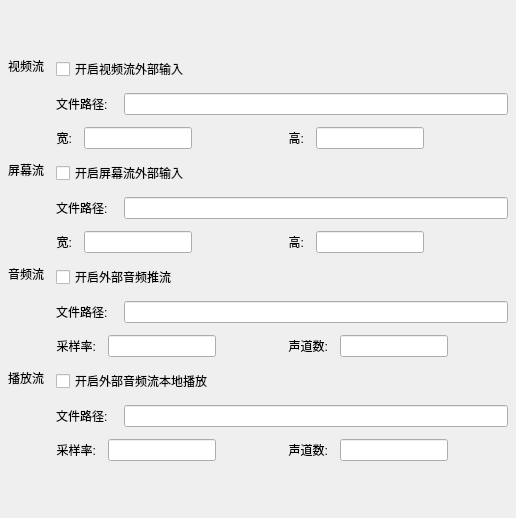
<?xml version="1.0" encoding="UTF-8"?>
<ui version="4.0">
 <class>ExternalSourceWidget</class>
 <widget class="QWidget" name="ExternalSourceWidget">
  <property name="enabled">
   <bool>true</bool>
  </property>
  <property name="geometry">
   <rect>
    <x>0</x>
    <y>0</y>
    <width>516</width>
    <height>518</height>
   </rect>
  </property>
  <property name="windowTitle">
   <string>外部输入设置</string>
  </property>
  <layout class="QVBoxLayout" name="verticalLayout_5">
   <property name="spacing">
    <number>12</number>
   </property>
   <property name="leftMargin">
    <number>0</number>
   </property>
   <property name="topMargin">
    <number>0</number>
   </property>
   <property name="rightMargin">
    <number>0</number>
   </property>
   <property name="bottomMargin">
    <number>0</number>
   </property>
   <item>
    <layout class="QGridLayout" name="gridLayout" columnstretch="0,0">
     <property name="leftMargin">
      <number>8</number>
     </property>
     <property name="topMargin">
      <number>8</number>
     </property>
     <property name="rightMargin">
      <number>8</number>
     </property>
     <property name="bottomMargin">
      <number>8</number>
     </property>
     <property name="spacing">
      <number>12</number>
     </property>
     <item row="3" column="1">
      <layout class="QVBoxLayout" name="verticalLayout_4">
       <item>
        <widget class="QCheckBox" name="enableExternalAudioPlayout">
         <property name="text">
          <string>开启外部音频流本地播放</string>
         </property>
        </widget>
       </item>
       <item>
        <layout class="QHBoxLayout" name="horizontalLayout_7">
         <property name="spacing">
          <number>16</number>
         </property>
         <item>
          <widget class="QLabel" name="label_14">
           <property name="text">
            <string>文件路径:</string>
           </property>
          </widget>
         </item>
         <item>
          <widget class="QLineEdit" name="externalAudioPlayoutFilePath">
           <property name="sizePolicy">
            <sizepolicy hsizetype="Expanding" vsizetype="Fixed">
             <horstretch>0</horstretch>
             <verstretch>0</verstretch>
            </sizepolicy>
           </property>
           <property name="minimumSize">
            <size>
             <width>0</width>
             <height>0</height>
            </size>
           </property>
          </widget>
         </item>
        </layout>
       </item>
       <item>
        <layout class="QHBoxLayout" name="horizontalLayout_14">
         <item>
          <widget class="QLabel" name="label_24">
           <property name="text">
            <string>采样率:</string>
           </property>
           <property name="alignment">
            <set>Qt::AlignRight|Qt::AlignTrailing|Qt::AlignVCenter</set>
           </property>
          </widget>
         </item>
         <item>
          <widget class="QLineEdit" name="externalAudioPlayoutSampleRate">
           <property name="sizePolicy">
            <sizepolicy hsizetype="Expanding" vsizetype="Fixed">
             <horstretch>0</horstretch>
             <verstretch>0</verstretch>
            </sizepolicy>
           </property>
          </widget>
         </item>
         <item>
          <spacer name="horizontalSpacer_15">
           <property name="orientation">
            <enum>Qt::Horizontal</enum>
           </property>
           <property name="sizeType">
            <enum>QSizePolicy::Expanding</enum>
           </property>
           <property name="sizeHint" stdset="0">
            <size>
             <width>40</width>
             <height>20</height>
            </size>
           </property>
          </spacer>
         </item>
         <item>
          <widget class="QLabel" name="label_25">
           <property name="text">
            <string>声道数:</string>
           </property>
           <property name="alignment">
            <set>Qt::AlignRight|Qt::AlignTrailing|Qt::AlignVCenter</set>
           </property>
          </widget>
         </item>
         <item>
          <widget class="QLineEdit" name="externalAudioPlayoutChannels"/>
         </item>
         <item>
          <spacer name="horizontalSpacer_16">
           <property name="orientation">
            <enum>Qt::Horizontal</enum>
           </property>
           <property name="sizeHint" stdset="0">
            <size>
             <width>40</width>
             <height>20</height>
            </size>
           </property>
          </spacer>
         </item>
        </layout>
       </item>
      </layout>
     </item>
     <item row="2" column="0">
      <widget class="QLabel" name="label_9">
       <property name="sizePolicy">
        <sizepolicy hsizetype="Fixed" vsizetype="Preferred">
         <horstretch>0</horstretch>
         <verstretch>0</verstretch>
        </sizepolicy>
       </property>
       <property name="text">
        <string>音频流</string>
       </property>
       <property name="alignment">
        <set>Qt::AlignLeading|Qt::AlignLeft|Qt::AlignTop</set>
       </property>
       <property name="margin">
        <number>6</number>
       </property>
      </widget>
     </item>
     <item row="1" column="1">
      <layout class="QVBoxLayout" name="verticalLayout_2">
       <item>
        <widget class="QCheckBox" name="enableExternalScreenSource">
         <property name="text">
          <string>开启屏幕流外部输入</string>
         </property>
        </widget>
       </item>
       <item>
        <layout class="QHBoxLayout" name="horizontalLayout_3">
         <property name="spacing">
          <number>16</number>
         </property>
         <item>
          <widget class="QLabel" name="label_6">
           <property name="text">
            <string>文件路径:</string>
           </property>
          </widget>
         </item>
         <item>
          <widget class="QLineEdit" name="externalScreenSourceFilePath"/>
         </item>
        </layout>
       </item>
       <item>
        <layout class="QHBoxLayout" name="horizontalLayout_11" stretch="0,0,0,0,0,0">
         <item>
          <widget class="QLabel" name="label_19">
           <property name="text">
            <string>宽:</string>
           </property>
           <property name="alignment">
            <set>Qt::AlignRight|Qt::AlignTrailing|Qt::AlignVCenter</set>
           </property>
          </widget>
         </item>
         <item>
          <widget class="QLineEdit" name="externalScreenSourceWidth">
           <property name="sizePolicy">
            <sizepolicy hsizetype="Preferred" vsizetype="Fixed">
             <horstretch>0</horstretch>
             <verstretch>0</verstretch>
            </sizepolicy>
           </property>
          </widget>
         </item>
         <item>
          <spacer name="horizontalSpacer_12">
           <property name="orientation">
            <enum>Qt::Horizontal</enum>
           </property>
           <property name="sizeType">
            <enum>QSizePolicy::Expanding</enum>
           </property>
           <property name="sizeHint" stdset="0">
            <size>
             <width>40</width>
             <height>20</height>
            </size>
           </property>
          </spacer>
         </item>
         <item>
          <widget class="QLabel" name="label_20">
           <property name="sizePolicy">
            <sizepolicy hsizetype="Preferred" vsizetype="Preferred">
             <horstretch>0</horstretch>
             <verstretch>0</verstretch>
            </sizepolicy>
           </property>
           <property name="text">
            <string>高:</string>
           </property>
           <property name="alignment">
            <set>Qt::AlignRight|Qt::AlignTrailing|Qt::AlignVCenter</set>
           </property>
           <property name="margin">
            <number>0</number>
           </property>
          </widget>
         </item>
         <item>
          <widget class="QLineEdit" name="externalScreenSourceHeight">
           <property name="sizePolicy">
            <sizepolicy hsizetype="Preferred" vsizetype="Fixed">
             <horstretch>0</horstretch>
             <verstretch>0</verstretch>
            </sizepolicy>
           </property>
          </widget>
         </item>
         <item>
          <spacer name="horizontalSpacer_11">
           <property name="orientation">
            <enum>Qt::Horizontal</enum>
           </property>
           <property name="sizeType">
            <enum>QSizePolicy::Expanding</enum>
           </property>
           <property name="sizeHint" stdset="0">
            <size>
             <width>40</width>
             <height>20</height>
            </size>
           </property>
          </spacer>
         </item>
        </layout>
       </item>
      </layout>
     </item>
     <item row="0" column="1">
      <layout class="QVBoxLayout" name="verticalLayout">
       <item>
        <widget class="QCheckBox" name="enableExternalVideoSource">
         <property name="text">
          <string>开启视频流外部输入</string>
         </property>
        </widget>
       </item>
       <item>
        <layout class="QHBoxLayout" name="horizontalLayout">
         <property name="spacing">
          <number>16</number>
         </property>
         <item>
          <widget class="QLabel" name="label_2">
           <property name="text">
            <string>文件路径:</string>
           </property>
          </widget>
         </item>
         <item>
          <widget class="QLineEdit" name="externalVideoSourceFilePath"/>
         </item>
        </layout>
       </item>
       <item>
        <layout class="QHBoxLayout" name="horizontalLayout_10" stretch="0,0,0,0,0,0">
         <item>
          <widget class="QLabel" name="label_17">
           <property name="text">
            <string>宽:</string>
           </property>
           <property name="alignment">
            <set>Qt::AlignRight|Qt::AlignTrailing|Qt::AlignVCenter</set>
           </property>
          </widget>
         </item>
         <item>
          <widget class="QLineEdit" name="externalVideoSourceWidth">
           <property name="sizePolicy">
            <sizepolicy hsizetype="Preferred" vsizetype="Fixed">
             <horstretch>0</horstretch>
             <verstretch>0</verstretch>
            </sizepolicy>
           </property>
          </widget>
         </item>
         <item>
          <spacer name="horizontalSpacer_13">
           <property name="orientation">
            <enum>Qt::Horizontal</enum>
           </property>
           <property name="sizeType">
            <enum>QSizePolicy::Expanding</enum>
           </property>
           <property name="sizeHint" stdset="0">
            <size>
             <width>40</width>
             <height>20</height>
            </size>
           </property>
          </spacer>
         </item>
         <item>
          <widget class="QLabel" name="label_18">
           <property name="sizePolicy">
            <sizepolicy hsizetype="Preferred" vsizetype="Preferred">
             <horstretch>0</horstretch>
             <verstretch>0</verstretch>
            </sizepolicy>
           </property>
           <property name="text">
            <string>高:</string>
           </property>
           <property name="alignment">
            <set>Qt::AlignRight|Qt::AlignTrailing|Qt::AlignVCenter</set>
           </property>
           <property name="margin">
            <number>0</number>
           </property>
          </widget>
         </item>
         <item>
          <widget class="QLineEdit" name="externalVideoSourceHeight">
           <property name="sizePolicy">
            <sizepolicy hsizetype="Preferred" vsizetype="Fixed">
             <horstretch>0</horstretch>
             <verstretch>0</verstretch>
            </sizepolicy>
           </property>
          </widget>
         </item>
         <item>
          <spacer name="horizontalSpacer_10">
           <property name="orientation">
            <enum>Qt::Horizontal</enum>
           </property>
           <property name="sizeType">
            <enum>QSizePolicy::Expanding</enum>
           </property>
           <property name="sizeHint" stdset="0">
            <size>
             <width>40</width>
             <height>20</height>
            </size>
           </property>
          </spacer>
         </item>
        </layout>
       </item>
      </layout>
     </item>
     <item row="1" column="0">
      <widget class="QLabel" name="label_5">
       <property name="sizePolicy">
        <sizepolicy hsizetype="Fixed" vsizetype="Preferred">
         <horstretch>0</horstretch>
         <verstretch>0</verstretch>
        </sizepolicy>
       </property>
       <property name="text">
        <string>屏幕流</string>
       </property>
       <property name="alignment">
        <set>Qt::AlignLeading|Qt::AlignLeft|Qt::AlignTop</set>
       </property>
       <property name="margin">
        <number>6</number>
       </property>
      </widget>
     </item>
     <item row="2" column="1">
      <layout class="QVBoxLayout" name="verticalLayout_3">
       <item>
        <widget class="QCheckBox" name="enableExternalAudioSource">
         <property name="text">
          <string>开启外部音频推流</string>
         </property>
        </widget>
       </item>
       <item>
        <layout class="QHBoxLayout" name="horizontalLayout_5">
         <property name="spacing">
          <number>16</number>
         </property>
         <item>
          <widget class="QLabel" name="label_10">
           <property name="text">
            <string>文件路径:</string>
           </property>
          </widget>
         </item>
         <item>
          <widget class="QLineEdit" name="externalAudioSourceFilePath"/>
         </item>
        </layout>
       </item>
       <item>
        <layout class="QHBoxLayout" name="horizontalLayout_6">
         <item>
          <widget class="QLabel" name="label_11">
           <property name="text">
            <string>采样率:</string>
           </property>
           <property name="alignment">
            <set>Qt::AlignRight|Qt::AlignTrailing|Qt::AlignVCenter</set>
           </property>
          </widget>
         </item>
         <item>
          <widget class="QLineEdit" name="externalAudioSourceSampleRate">
           <property name="sizePolicy">
            <sizepolicy hsizetype="Expanding" vsizetype="Fixed">
             <horstretch>0</horstretch>
             <verstretch>0</verstretch>
            </sizepolicy>
           </property>
          </widget>
         </item>
         <item>
          <spacer name="horizontalSpacer_5">
           <property name="orientation">
            <enum>Qt::Horizontal</enum>
           </property>
           <property name="sizeType">
            <enum>QSizePolicy::Expanding</enum>
           </property>
           <property name="sizeHint" stdset="0">
            <size>
             <width>40</width>
             <height>20</height>
            </size>
           </property>
          </spacer>
         </item>
         <item>
          <widget class="QLabel" name="label_12">
           <property name="text">
            <string>声道数:</string>
           </property>
           <property name="alignment">
            <set>Qt::AlignRight|Qt::AlignTrailing|Qt::AlignVCenter</set>
           </property>
          </widget>
         </item>
         <item>
          <widget class="QLineEdit" name="externalAudioSourceChannels"/>
         </item>
         <item>
          <spacer name="horizontalSpacer_6">
           <property name="orientation">
            <enum>Qt::Horizontal</enum>
           </property>
           <property name="sizeHint" stdset="0">
            <size>
             <width>40</width>
             <height>20</height>
            </size>
           </property>
          </spacer>
         </item>
        </layout>
       </item>
      </layout>
     </item>
     <item row="3" column="0">
      <widget class="QLabel" name="label_13">
       <property name="sizePolicy">
        <sizepolicy hsizetype="Fixed" vsizetype="Preferred">
         <horstretch>0</horstretch>
         <verstretch>0</verstretch>
        </sizepolicy>
       </property>
       <property name="text">
        <string>播放流</string>
       </property>
       <property name="alignment">
        <set>Qt::AlignLeading|Qt::AlignLeft|Qt::AlignTop</set>
       </property>
       <property name="margin">
        <number>6</number>
       </property>
      </widget>
     </item>
     <item row="0" column="0">
      <widget class="QLabel" name="label">
       <property name="sizePolicy">
        <sizepolicy hsizetype="Fixed" vsizetype="Preferred">
         <horstretch>0</horstretch>
         <verstretch>0</verstretch>
        </sizepolicy>
       </property>
       <property name="text">
        <string>视频流</string>
       </property>
       <property name="alignment">
        <set>Qt::AlignLeading|Qt::AlignLeft|Qt::AlignTop</set>
       </property>
       <property name="margin">
        <number>6</number>
       </property>
      </widget>
     </item>
    </layout>
   </item>
  </layout>
 </widget>
 <resources/>
 <connections/>
</ui>
